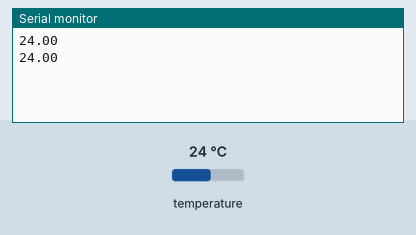
Simulated run of this sketch. Board: ESP32. Parts: the last lines printed to the serial monitor. The test bench sets the inputs (shaded band); at power-on: temperature 24 °C.

Above: at 3.3 s.
3.4 s: temperature set to 12 °C
At 4.7 s:
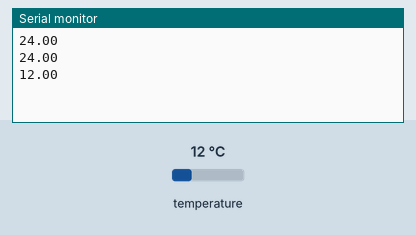
5.9 s: temperature set to 19 °C
At 7.2 s:
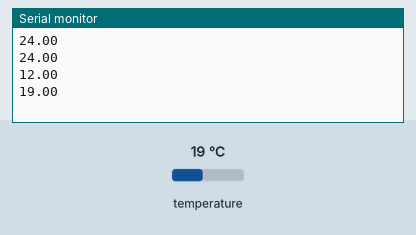
Timing chart, 0 to 8.9 s (numbered marks = the images above; inputs shaded):
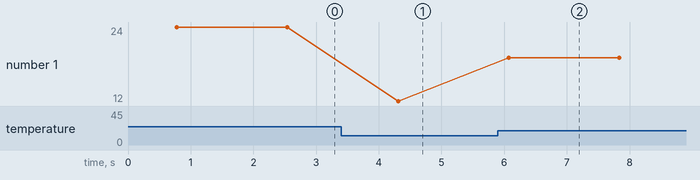

Measured:
- after the input at 3.4 s, the serial monitor: prints a new line after 0.91 s (image 1)
- after the input at 5.9 s, the serial monitor: prints a new line after 0.17 s (image 2)
- plotted number 1: 24 → 12 after the input at 3.4 s, 12 → 19 after the input at 5.9 s

The sketch:

ESP32withDS18B20_readTemperature.ino
```cpp
#include <OneWire.h>
#include <DallasTemperature.h>

// GPIO where the DS18B20 is connected
#define ONE_WIRE_BUS 4

// Set up a oneWire instance
OneWire oneWire(ONE_WIRE_BUS);

// Pass oneWire to DallasTemperature
DallasTemperature sensors(&oneWire);

void setup() {
  Serial.begin(115200);
  sensors.begin();
}

void loop() {
  sensors.requestTemperatures();  // Send the command to get temperatures

  float tempC = sensors.getTempCByIndex(0);  // Read temperature from the first sensor

  if (tempC == DEVICE_DISCONNECTED_C) {
    Serial.println("Error: DS18B20 not found");
  } else {
    //Serial.print("Temperature: ");
    Serial.println(tempC);
    //Serial.println(" °C");
  }

  delay(1000);  // Wait 1 second before repeating
}
```
